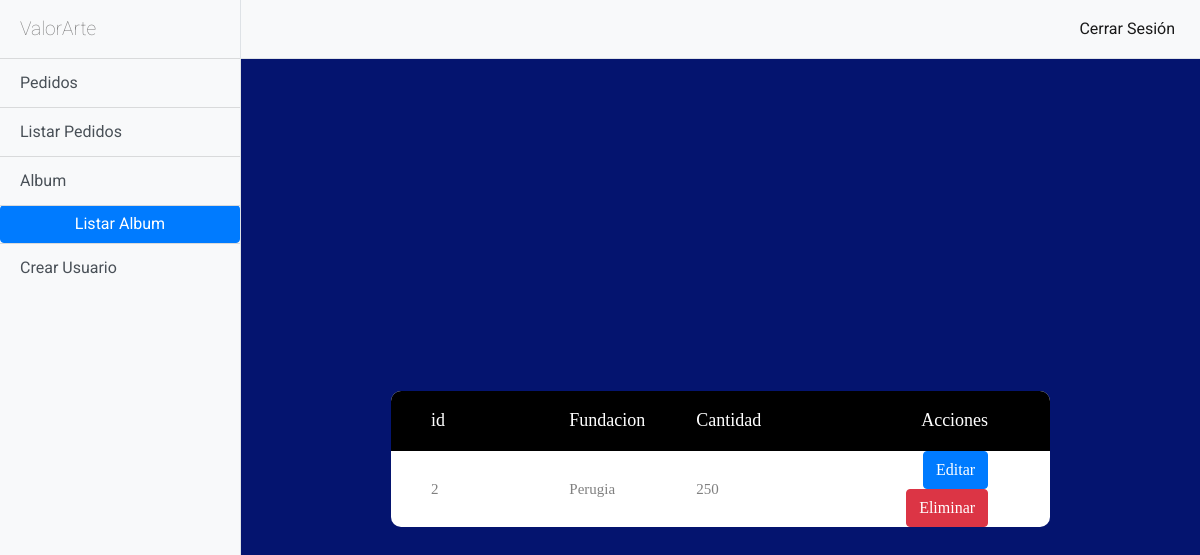
The app's page /album/listar (signed in), older data.
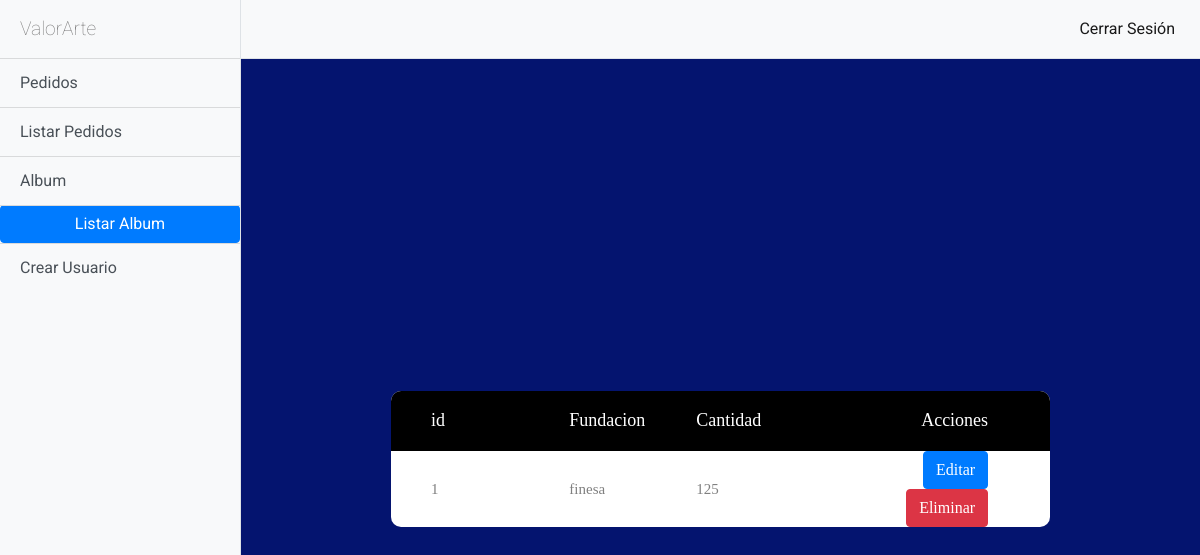
The same page, newer data.
### album/models.py (models this page shows, shortened)
class Album(models.Model):
    fundacion = models.CharField(max_length=50)
    cantidad = models.IntegerField()

### album/views.py (the view)
class AlbumList(ListView):
    model = Album
    template_name = 'album/album_list.html'

### templates/album/album_list.html (shortened to what this page needs)
{% extends 'base/base.html' %}
{% block navbar %}
    <div class="bg-light border-right" id="sidebar-wrapper">
        <div class="sidebar-heading"> ValorArte </div>
        <div class="list-group list-group-flush">
            <a href="{% url 'pedidos:pedidos_crear' %}" class="btn list-group-item list-group-item-action bg-light">Pedidos</a>
            <a href="{% url 'pedidos:pedidos_listar' %}" class="btn list-group-item list-group-item-action bg-light">Listar Pedidos</a>
            <a href="{% url 'album:album_crear' %}" class="btn list-group-item list-group-item-action bg-light">Album</a>
          <button href="{% url 'album:album_listar' %}" class="btn btn-primary">
            Listar Album
          </button>
          <a href="{% url 'usuarios:registrar' %}" class="btn list-group-item list-group-item-action bg-light">Crear Usuario</a>
        </div>
      </div>
      <div id="page-content-wrapper">
        <nav class="navbar navbar-expand-lg navbar-light bg-light border-bottom">
          <div class="collapse navbar-collapse" id="navbarSupportedContent">
            <ul class="navbar-nav ml-auto mt-2 mt-lg-0">
              <li class="nav-item active">
                <a class="btn nav-link" href="{% url 'logout' %}">Cerrar Sesión <span class="sr-only">(current)</span></a>
            </ul>
          </div>
        </nav>
    {% endblock navbar %}
{% block content %}
<div class="limiter">
        <div class="container-table100">
          <div class="wrap-table100">
            <div class="table100">
              <table>
                <thead>
                  <tr class="table100-head">
                        <th class="column1">id</th>
                    <th class="column2">Fundacion</th>
                    <th class="column3">Cantidad</th>
                    <th class="column6">Acciones</th>
                  </tr>
                </thead>
                <tbody class="falbum">
                        {% if object_list %}
                        {% for albums in object_list %}
                        <tr>
                            <td class="column1">{{albums.id}}</td>
                            <td class="column2">{{albums.fundacion}}</td>
                            <td class="column3">{{albums.cantidad}}</td>
                            <td class="column6">
                                <a class="btn btn-primary" href="{%url 'album:album_editar' albums.id%}">Editar</a>
                                <a class="btn btn-danger" href="{%url 'album:album_eliminar' albums.id%}">Eliminar</a>
                            </td>
                        </tr>
                        {% endfor %}
                        {% else %}
                        <h1>no existen registros</h1>
                    {% endif %}
                </tbody>
              </table>
            </div>
          </div>
        </div>
      </div>
{% endblock content %}

### templates/base/base.html (shortened to what this page needs)
{% load staticfiles %}
<!DOCTYPE html>
<html lang="es">
<head>
   <link href="{% static 'vendor/bootstrap/css/bootstrap.min.css' %}" rel="stylesheet">
   <link href="{% static 'css/formstyle.css' %}" rel="stylesheet">
  <link href="{% static 'css/simple-sidebar.css' %}" rel="stylesheet">
</head>
<body>
  <div class="d-flex" id="wrapper">
    {% block navbar %}{% endblock navbar %}
    {% block content %}
    {% endblock content %}
  </div>
</body>
</html>

### static/css/formstyle.css (style rules this page uses)
* { margin: 0; padding: 0; box-sizing: border-box; -webkit-box-sizing: border-box; -moz-box-sizing: border-box; -webkit-font-smoothing: antialiased; -moz-font-smoothing: antialiased; -o-font-smoothing: antialiased; font-smoothing: antialiased; text-rendering: optimizeLegibility; }
body { font-family: "Roboto", Helvetica, Arial, sans-serif; font-weight: 100; font-size: 12px; line-height: 30px; color: #777; background: #04146F; }
.limiter { width: 75%; margin: 0 auto; }
.container-table100 { width: 100%; min-height: 100vh; background: #04146F; display: -webkit-box; display: -webkit-flex; display: -moz-box; display: -ms-flexbox; display: flex; align-items: center; justify-content: center; flex-wrap: wrap; padding: 33px 30px; }
.wrap-table100 { width: 1170px; }
table { border-spacing: 1; border-collapse: collapse; background: white; border-radius: 10px; overflow: hidden; width: 100%; margin: 0 auto; position: relative; }
table * { position: relative; }
table td, table th { padding-left: 8px; }
table thead tr { height: 60px; background: #000000; }
table tbody tr { height: 50px; }
table tbody tr:last-child { border: 0; }
table td, table th { text-align: left; }
.table100-head th { font-family: OpenSans-Regular; font-size: 18px; color: #fff; line-height: 1.2; font-weight: unset; }
tbody tr { font-family: OpenSans-Regular; font-size: 15px; color: #808080; line-height: 1.2; font-weight: unset; }
.column1 { width: 260px; padding-left: 40px; }
.column2 { width: 160px; }
.column3 { width: 245px; }
.column6 { width: 222px; text-align: right; padding-right: 62px; }

### static/css/simple-sidebar.css (style rules this page uses)
body { overflow-x: hidden; }
#sidebar-wrapper { min-height: 100vh; margin-left: -15rem; -webkit-transition: margin .25s ease-out; -moz-transition: margin .25s ease-out; -o-transition: margin .25s ease-out; transition: margin .25s ease-out; }
#sidebar-wrapper .sidebar-heading { padding: 0.875rem 1.25rem; font-size: 1.2rem; }
#sidebar-wrapper .list-group { width: 15rem; }
#page-content-wrapper { min-width: 100vw; }
@media (min-width: 768px) { #sidebar-wrapper { margin-left: 0; } }
@media (min-width: 768px) { #page-content-wrapper { min-width: 0; width: 100%; } }

Row changes from the older to the newer data that the page shows:
removed Album: id "2", fundacion "Perugia", cantidad "250"
added Album: id "1", fundacion "finesa", cantidad "125"
